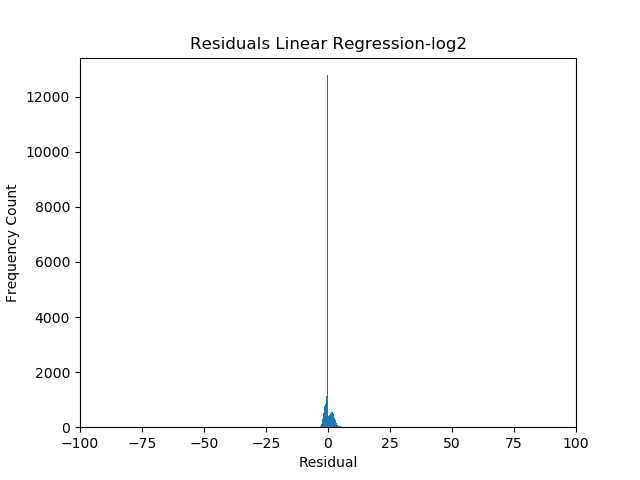

This figure's Python source:
#!/usr/bin/env python3

import sys
import numpy as np
import pandas as pd
import matplotlib.pyplot as plt
import statsmodels.api as sm
import scipy
#./exercise4.py ~/qbb2019-answers/results/stringtie/SRR072893/t_data.ctab H3K4me1.tab H3K4me3.tab H3K9me3.tab 
#FBtr0302347

his_dic = {}

fpkms = sys.argv[1]
h1 = sys.argv[2]
h2 = sys.argv[3]
h3 = sys.argv[4]

df = pd.read_csv(sys.argv[1], sep="\t", index_col="t_name")
df2 = pd.read_csv(sys.argv[2], sep="\t",index_col=0,header=None)
df3 = pd.read_csv(sys.argv[3], sep="\t",index_col=0,header=None)
df4 = pd.read_csv(sys.argv[4], sep="\t",index_col=0,header=None)

histones = {"FPKM": df.loc[:,"FPKM"],
                "H3K4me1": df2.iloc[:,-1],
                "H3K4me3": df3.iloc[:,-1],
                "H3K9me3": df4.iloc[:,-1]}
                
histone_df = pd.DataFrame(histones)

histone_df["log2FPKM"] = np.log(histone_df["FPKM"]+1)
#print(histone_df)
model = sm.formula.ols(formula = "log2FPKM ~ H3K4me1 + H3K4me3 + H3K9me3", data = histone_df)
ols_result = model.fit()

fig,ax = plt.subplots()
ax.hist(ols_result.resid, bins =1000, range =(-100,100))
ax.set_xlim(-100,100)
plt.title("Residuals Linear Regression-log2")
ax.set_xlabel("Residual")
ax.set_ylabel("Frequency Count")
fig.savefig("exercise6.png")
plt.close(fig)